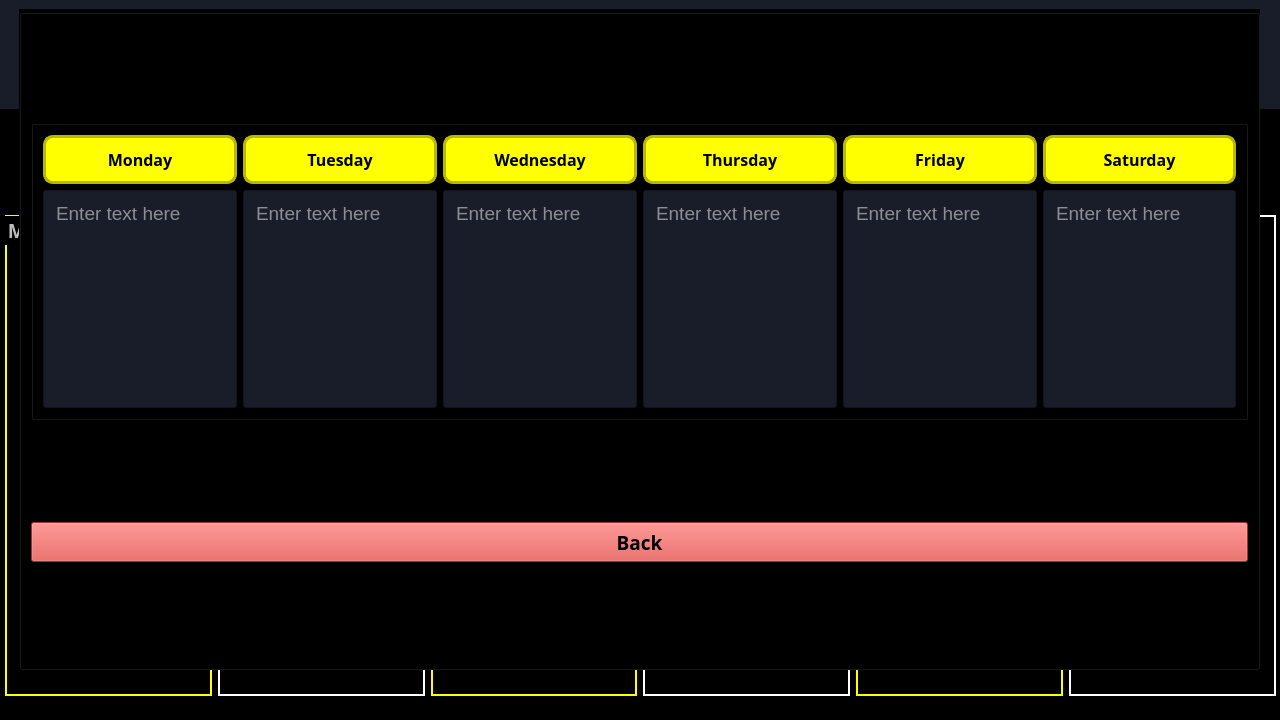
<?xml version="1.0" encoding="UTF-8"?>
<ui version="4.0">
 <class>MainWindow</class>
 <widget class="QMainWindow" name="MainWindow">
  <property name="geometry">
   <rect>
    <x>0</x>
    <y>0</y>
    <width>1280</width>
    <height>720</height>
   </rect>
  </property>
  <property name="sizePolicy">
   <sizepolicy hsizetype="Preferred" vsizetype="Preferred">
    <horstretch>0</horstretch>
    <verstretch>0</verstretch>
   </sizepolicy>
  </property>
  <property name="minimumSize">
   <size>
    <width>1280</width>
    <height>720</height>
   </size>
  </property>
  <property name="maximumSize">
   <size>
    <width>1280</width>
    <height>720</height>
   </size>
  </property>
  <property name="windowTitle">
   <string>MainWindow</string>
  </property>
  <property name="styleSheet">
   <string notr="true">background-color: rgb(0, 0, 0);
color: rgb(188, 188, 188);</string>
  </property>
  <widget class="QWidget" name="centralwidget">
   <property name="font">
    <font>
     <stylestrategy>PreferAntialias</stylestrategy>
    </font>
   </property>
   <widget class="QWidget" name="gridLayoutWidget">
    <property name="geometry">
     <rect>
      <x>0</x>
      <y>0</y>
      <width>1298</width>
      <height>701</height>
     </rect>
    </property>
    <layout class="QGridLayout" name="gridLayout">
     <property name="rightMargin">
      <number>0</number>
     </property>
     <item row="2" column="0">
      <widget class="QLabel" name="label">
       <property name="sizePolicy">
        <sizepolicy hsizetype="Preferred" vsizetype="Fixed">
         <horstretch>0</horstretch>
         <verstretch>0</verstretch>
        </sizepolicy>
       </property>
       <property name="font">
        <font>
         <family>Lucida Console</family>
         <pointsize>45</pointsize>
         <weight>75</weight>
         <bold>true</bold>
         <stylestrategy>PreferAntialias</stylestrategy>
        </font>
       </property>
       <property name="styleSheet">
        <string notr="true">background-color: #191d29;
padding: 20px;
width: 100vw;</string>
       </property>
       <property name="text">
        <string>TO DO LIST</string>
       </property>
       <property name="alignment">
        <set>Qt::AlignCenter</set>
       </property>
      </widget>
     </item>
     <item row="5" column="0">
      <widget class="QGroupBox" name="groupBox">
       <property name="sizePolicy">
        <sizepolicy hsizetype="Expanding" vsizetype="Preferred">
         <horstretch>0</horstretch>
         <verstretch>0</verstretch>
        </sizepolicy>
       </property>
       <property name="styleSheet">
        <string notr="true">border: none;</string>
       </property>
       <property name="title">
        <string/>
       </property>
       <widget class="QWidget" name="horizontalLayoutWidget">
        <property name="geometry">
         <rect>
          <x>5</x>
          <y>10</y>
          <width>1271</width>
          <height>481</height>
         </rect>
        </property>
        <layout class="QHBoxLayout" name="days">
         <item>
          <widget class="QGroupBox" name="monday">
           <property name="sizePolicy">
            <sizepolicy hsizetype="Preferred" vsizetype="Preferred">
             <horstretch>0</horstretch>
             <verstretch>0</verstretch>
            </sizepolicy>
           </property>
           <property name="font">
            <font>
             <family>Input Mono</family>
             <pointsize>14</pointsize>
             <weight>75</weight>
             <bold>true</bold>
             <stylestrategy>PreferAntialias</stylestrategy>
            </font>
           </property>
           <property name="styleSheet">
            <string notr="true">border: 2px solid rgb(255, 255, 0);
padding: 10px;
width: 180px;</string>
           </property>
           <property name="title">
            <string>Monday</string>
           </property>
           <widget class="QListWidget" name="listWidget">
            <property name="geometry">
             <rect>
              <x>10</x>
              <y>30</y>
              <width>181</width>
              <height>441</height>
             </rect>
            </property>
            <property name="maximumSize">
             <size>
              <width>181</width>
              <height>16777215</height>
             </size>
            </property>
            <property name="font">
             <font>
              <family>Input Mono</family>
              <pointsize>16</pointsize>
             </font>
            </property>
            <property name="styleSheet">
             <string notr="true">QListWidget{
border: none;
color: white;
}</string>
            </property>
            <property name="verticalScrollBarPolicy">
             <enum>Qt::ScrollBarAlwaysOff</enum>
            </property>
            <property name="textElideMode">
             <enum>Qt::ElideNone</enum>
            </property>
            <property name="flow">
             <enum>QListView::TopToBottom</enum>
            </property>
            <property name="isWrapping" stdset="0">
             <bool>false</bool>
            </property>
            <property name="resizeMode">
             <enum>QListView::Fixed</enum>
            </property>
            <property name="wordWrap">
             <bool>true</bool>
            </property>
           </widget>
          </widget>
         </item>
         <item>
          <widget class="QGroupBox" name="tuesday">
           <property name="sizePolicy">
            <sizepolicy hsizetype="Preferred" vsizetype="Preferred">
             <horstretch>0</horstretch>
             <verstretch>0</verstretch>
            </sizepolicy>
           </property>
           <property name="font">
            <font>
             <family>Input Mono</family>
             <pointsize>14</pointsize>
             <weight>75</weight>
             <bold>true</bold>
             <stylestrategy>PreferAntialias</stylestrategy>
            </font>
           </property>
           <property name="styleSheet">
            <string notr="true">border: 2px solid white;
padding: 10px;
width: 180px;</string>
           </property>
           <property name="title">
            <string>Tuesday</string>
           </property>
           <widget class="QListWidget" name="listWidget_2">
            <property name="geometry">
             <rect>
              <x>10</x>
              <y>30</y>
              <width>181</width>
              <height>441</height>
             </rect>
            </property>
            <property name="font">
             <font>
              <family>Input Mono</family>
              <pointsize>16</pointsize>
             </font>
            </property>
            <property name="styleSheet">
             <string notr="true">QListWidget{
border: none;
color: white
}</string>
            </property>
            <property name="verticalScrollBarPolicy">
             <enum>Qt::ScrollBarAlwaysOff</enum>
            </property>
            <property name="textElideMode">
             <enum>Qt::ElideNone</enum>
            </property>
            <property name="flow">
             <enum>QListView::TopToBottom</enum>
            </property>
            <property name="wordWrap">
             <bool>true</bool>
            </property>
           </widget>
          </widget>
         </item>
         <item>
          <widget class="QGroupBox" name="wednesday">
           <property name="sizePolicy">
            <sizepolicy hsizetype="Preferred" vsizetype="Preferred">
             <horstretch>0</horstretch>
             <verstretch>0</verstretch>
            </sizepolicy>
           </property>
           <property name="font">
            <font>
             <family>Input Mono</family>
             <pointsize>14</pointsize>
             <weight>75</weight>
             <bold>true</bold>
             <stylestrategy>PreferAntialias</stylestrategy>
            </font>
           </property>
           <property name="styleSheet">
            <string notr="true">border: 2px solid rgb(255, 255, 0);
padding: 10px;
width: 180px;</string>
           </property>
           <property name="title">
            <string>Wednesday</string>
           </property>
           <widget class="QListWidget" name="listWidget_3">
            <property name="geometry">
             <rect>
              <x>10</x>
              <y>30</y>
              <width>181</width>
              <height>441</height>
             </rect>
            </property>
            <property name="font">
             <font>
              <family>Input Mono</family>
              <pointsize>16</pointsize>
             </font>
            </property>
            <property name="styleSheet">
             <string notr="true">QListWidget{
border: none;
color: white;
}</string>
            </property>
            <property name="verticalScrollBarPolicy">
             <enum>Qt::ScrollBarAlwaysOff</enum>
            </property>
            <property name="textElideMode">
             <enum>Qt::ElideNone</enum>
            </property>
            <property name="flow">
             <enum>QListView::TopToBottom</enum>
            </property>
            <property name="wordWrap">
             <bool>true</bool>
            </property>
           </widget>
          </widget>
         </item>
         <item>
          <widget class="QGroupBox" name="thursday">
           <property name="sizePolicy">
            <sizepolicy hsizetype="Preferred" vsizetype="Preferred">
             <horstretch>0</horstretch>
             <verstretch>0</verstretch>
            </sizepolicy>
           </property>
           <property name="font">
            <font>
             <family>Input Mono</family>
             <pointsize>14</pointsize>
             <weight>75</weight>
             <bold>true</bold>
             <stylestrategy>PreferAntialias</stylestrategy>
            </font>
           </property>
           <property name="styleSheet">
            <string notr="true">border: 2px solid white;
padding: 10px;
width: 180px;</string>
           </property>
           <property name="title">
            <string>Thursday</string>
           </property>
           <widget class="QListWidget" name="listWidget_4">
            <property name="geometry">
             <rect>
              <x>10</x>
              <y>30</y>
              <width>181</width>
              <height>441</height>
             </rect>
            </property>
            <property name="font">
             <font>
              <family>Input Mono</family>
              <pointsize>16</pointsize>
             </font>
            </property>
            <property name="styleSheet">
             <string notr="true">QListWidget{
border: none;
color: white
}</string>
            </property>
            <property name="verticalScrollBarPolicy">
             <enum>Qt::ScrollBarAlwaysOff</enum>
            </property>
            <property name="textElideMode">
             <enum>Qt::ElideNone</enum>
            </property>
            <property name="flow">
             <enum>QListView::TopToBottom</enum>
            </property>
            <property name="wordWrap">
             <bool>true</bool>
            </property>
           </widget>
          </widget>
         </item>
         <item>
          <widget class="QGroupBox" name="friday">
           <property name="sizePolicy">
            <sizepolicy hsizetype="Preferred" vsizetype="Preferred">
             <horstretch>0</horstretch>
             <verstretch>0</verstretch>
            </sizepolicy>
           </property>
           <property name="font">
            <font>
             <family>Input Mono</family>
             <pointsize>14</pointsize>
             <weight>75</weight>
             <bold>true</bold>
             <stylestrategy>PreferAntialias</stylestrategy>
            </font>
           </property>
           <property name="styleSheet">
            <string notr="true">border: 2px solid rgb(255, 255, 0);
padding: 10px;
width: 180px;</string>
           </property>
           <property name="title">
            <string>Friday</string>
           </property>
           <widget class="QListWidget" name="listWidget_5">
            <property name="geometry">
             <rect>
              <x>10</x>
              <y>30</y>
              <width>191</width>
              <height>441</height>
             </rect>
            </property>
            <property name="sizePolicy">
             <sizepolicy hsizetype="Expanding" vsizetype="Expanding">
              <horstretch>0</horstretch>
              <verstretch>0</verstretch>
             </sizepolicy>
            </property>
            <property name="font">
             <font>
              <family>Input Mono</family>
              <pointsize>16</pointsize>
             </font>
            </property>
            <property name="styleSheet">
             <string notr="true">QListWidget{
border: none;
color: white;
}</string>
            </property>
            <property name="verticalScrollBarPolicy">
             <enum>Qt::ScrollBarAlwaysOff</enum>
            </property>
            <property name="textElideMode">
             <enum>Qt::ElideNone</enum>
            </property>
            <property name="verticalScrollMode">
             <enum>QAbstractItemView::ScrollPerItem</enum>
            </property>
            <property name="isWrapping" stdset="0">
             <bool>false</bool>
            </property>
            <property name="wordWrap">
             <bool>true</bool>
            </property>
           </widget>
          </widget>
         </item>
         <item>
          <widget class="QGroupBox" name="saturday">
           <property name="sizePolicy">
            <sizepolicy hsizetype="Preferred" vsizetype="Preferred">
             <horstretch>0</horstretch>
             <verstretch>0</verstretch>
            </sizepolicy>
           </property>
           <property name="font">
            <font>
             <family>Input Mono</family>
             <pointsize>14</pointsize>
             <weight>75</weight>
             <bold>true</bold>
             <stylestrategy>PreferAntialias</stylestrategy>
            </font>
           </property>
           <property name="styleSheet">
            <string notr="true">border: 2px solid white;
padding: 10px;
width: 180px;</string>
           </property>
           <property name="title">
            <string>Saturday</string>
           </property>
           <widget class="QListWidget" name="listWidget_6">
            <property name="geometry">
             <rect>
              <x>10</x>
              <y>30</y>
              <width>181</width>
              <height>441</height>
             </rect>
            </property>
            <property name="font">
             <font>
              <family>Input Mono</family>
              <pointsize>16</pointsize>
             </font>
            </property>
            <property name="styleSheet">
             <string notr="true">QListWidget{
border: none;
color: white
}</string>
            </property>
            <property name="verticalScrollBarPolicy">
             <enum>Qt::ScrollBarAlwaysOff</enum>
            </property>
            <property name="textElideMode">
             <enum>Qt::ElideNone</enum>
            </property>
            <property name="flow">
             <enum>QListView::TopToBottom</enum>
            </property>
            <property name="wordWrap">
             <bool>true</bool>
            </property>
           </widget>
          </widget>
         </item>
        </layout>
        <zorder>tuesday</zorder>
        <zorder>wednesday</zorder>
        <zorder>thursday</zorder>
        <zorder>friday</zorder>
        <zorder>saturday</zorder>
        <zorder>monday</zorder>
       </widget>
      </widget>
     </item>
     <item row="3" column="0">
      <widget class="QPushButton" name="add">
       <property name="sizePolicy">
        <sizepolicy hsizetype="Fixed" vsizetype="Fixed">
         <horstretch>0</horstretch>
         <verstretch>0</verstretch>
        </sizepolicy>
       </property>
       <property name="font">
        <font>
         <family>InputMono Black</family>
         <pointsize>12</pointsize>
         <weight>75</weight>
         <bold>true</bold>
         <stylestrategy>PreferAntialias</stylestrategy>
        </font>
       </property>
       <property name="cursor">
        <cursorShape>PointingHandCursor</cursorShape>
       </property>
       <property name="layoutDirection">
        <enum>Qt::LeftToRight</enum>
       </property>
       <property name="styleSheet">
        <string notr="true">QPushButton{
background-color: rgb(255, 255, 0);
color: black;
border: 3px solid rgb(171, 171, 0);
width: 200px;
margin-left: 540px;
margin-right: 540px;
padding: 5px;
}
QPushButton:hover{
	background-color: rgb(208, 208, 0);
	border-color: rgb(145, 145, 0);
}</string>
       </property>
       <property name="text">
        <string>Add</string>
       </property>
      </widget>
     </item>
     <item row="4" column="0">
      <widget class="QPushButton" name="pushButton_7">
       <property name="sizePolicy">
        <sizepolicy hsizetype="Fixed" vsizetype="Fixed">
         <horstretch>0</horstretch>
         <verstretch>0</verstretch>
        </sizepolicy>
       </property>
       <property name="font">
        <font>
         <family>InputMono Black</family>
         <pointsize>12</pointsize>
         <weight>75</weight>
         <bold>true</bold>
         <stylestrategy>PreferAntialias</stylestrategy>
        </font>
       </property>
       <property name="styleSheet">
        <string notr="true">QPushButton{
background-color: rgb(255, 255, 0);
color: black;
border: 3px solid rgb(171, 171, 0);
width: 200px;
margin-left: 540px;
margin-right: 540px;
padding: 5px;
}
QPushButton:hover{
	background-color: rgb(208, 208, 0);
	border-color: rgb(145, 145, 0);
}</string>
       </property>
       <property name="text">
        <string>Delete done tasks</string>
       </property>
      </widget>
     </item>
    </layout>
   </widget>
   <widget class="QGroupBox" name="groupBox_2">
    <property name="geometry">
     <rect>
      <x>19</x>
      <y>9</y>
      <width>1241</width>
      <height>661</height>
     </rect>
    </property>
    <property name="title">
     <string/>
    </property>
    <layout class="QGridLayout" name="gridLayout_3">
     <item row="0" column="0">
      <widget class="QGroupBox" name="Input">
       <property name="sizePolicy">
        <sizepolicy hsizetype="Preferred" vsizetype="Fixed">
         <horstretch>0</horstretch>
         <verstretch>0</verstretch>
        </sizepolicy>
       </property>
       <property name="minimumSize">
        <size>
         <width>0</width>
         <height>300</height>
        </size>
       </property>
       <layout class="QGridLayout" name="gridLayout_2">
        <item row="0" column="3">
         <widget class="QPushButton" name="pushButton_4">
          <property name="sizePolicy">
           <sizepolicy hsizetype="Minimum" vsizetype="Fixed">
            <horstretch>0</horstretch>
            <verstretch>0</verstretch>
           </sizepolicy>
          </property>
          <property name="font">
           <font>
            <family>Input Mono</family>
            <pointsize>12</pointsize>
            <weight>75</weight>
            <bold>true</bold>
           </font>
          </property>
          <property name="cursor">
           <cursorShape>PointingHandCursor</cursorShape>
          </property>
          <property name="styleSheet">
           <string notr="true">QPushButton{
background-color: rgb(255, 255, 0);
color: black;
border-radius: 10px;
border: 3px solid rgb(184, 184, 0);
padding:10px;
}
QPushButton:hover{
	
	background-color: rgb(194, 194, 0);
	border-color: rgb(122, 122, 0);
}</string>
          </property>
          <property name="text">
           <string>Thursday</string>
          </property>
         </widget>
        </item>
        <item row="0" column="1">
         <widget class="QPushButton" name="pushButton_2">
          <property name="sizePolicy">
           <sizepolicy hsizetype="Minimum" vsizetype="Fixed">
            <horstretch>0</horstretch>
            <verstretch>0</verstretch>
           </sizepolicy>
          </property>
          <property name="font">
           <font>
            <family>Input Mono</family>
            <pointsize>12</pointsize>
            <weight>75</weight>
            <bold>true</bold>
           </font>
          </property>
          <property name="cursor">
           <cursorShape>PointingHandCursor</cursorShape>
          </property>
          <property name="styleSheet">
           <string notr="true">QPushButton{
background-color: rgb(255, 255, 0);
color: black;
border-radius: 10px;
border: 3px solid rgb(184, 184, 0);
padding:10px;
}
QPushButton:hover{
	
	background-color: rgb(194, 194, 0);
	border-color: rgb(122, 122, 0);
}</string>
          </property>
          <property name="text">
           <string>Tuesday</string>
          </property>
         </widget>
        </item>
        <item row="1" column="0">
         <widget class="QLineEdit" name="lineEdit">
          <property name="sizePolicy">
           <sizepolicy hsizetype="Minimum" vsizetype="Minimum">
            <horstretch>0</horstretch>
            <verstretch>0</verstretch>
           </sizepolicy>
          </property>
          <property name="font">
           <font>
            <pointsize>14</pointsize>
           </font>
          </property>
          <property name="styleSheet">
           <string notr="true">background-color: rgb(25, 29, 41);
color: rgb(255, 255, 255);
padding: 10px;</string>
          </property>
          <property name="text">
           <string/>
          </property>
          <property name="alignment">
           <set>Qt::AlignLeading|Qt::AlignLeft|Qt::AlignTop</set>
          </property>
          <property name="placeholderText">
           <string>Enter text here</string>
          </property>
         </widget>
        </item>
        <item row="1" column="5">
         <widget class="QLineEdit" name="lineEdit_6">
          <property name="sizePolicy">
           <sizepolicy hsizetype="Minimum" vsizetype="Minimum">
            <horstretch>0</horstretch>
            <verstretch>0</verstretch>
           </sizepolicy>
          </property>
          <property name="font">
           <font>
            <pointsize>14</pointsize>
           </font>
          </property>
          <property name="styleSheet">
           <string notr="true">background-color: rgb(25, 29, 41);
color: rgb(255, 255, 255);
padding: 10px;</string>
          </property>
          <property name="alignment">
           <set>Qt::AlignLeading|Qt::AlignLeft|Qt::AlignTop</set>
          </property>
          <property name="placeholderText">
           <string>Enter text here</string>
          </property>
         </widget>
        </item>
        <item row="1" column="2">
         <widget class="QLineEdit" name="lineEdit_3">
          <property name="sizePolicy">
           <sizepolicy hsizetype="Minimum" vsizetype="Minimum">
            <horstretch>0</horstretch>
            <verstretch>0</verstretch>
           </sizepolicy>
          </property>
          <property name="font">
           <font>
            <pointsize>14</pointsize>
           </font>
          </property>
          <property name="styleSheet">
           <string notr="true">background-color: rgb(25, 29, 41);
color: rgb(255, 255, 255);
padding: 10px;</string>
          </property>
          <property name="alignment">
           <set>Qt::AlignLeading|Qt::AlignLeft|Qt::AlignTop</set>
          </property>
          <property name="placeholderText">
           <string>Enter text here</string>
          </property>
         </widget>
        </item>
        <item row="1" column="4">
         <widget class="QLineEdit" name="lineEdit_5">
          <property name="sizePolicy">
           <sizepolicy hsizetype="Minimum" vsizetype="Minimum">
            <horstretch>0</horstretch>
            <verstretch>0</verstretch>
           </sizepolicy>
          </property>
          <property name="font">
           <font>
            <pointsize>14</pointsize>
           </font>
          </property>
          <property name="styleSheet">
           <string notr="true">background-color: rgb(25, 29, 41);
color: rgb(255, 255, 255);
padding: 10px;</string>
          </property>
          <property name="alignment">
           <set>Qt::AlignLeading|Qt::AlignLeft|Qt::AlignTop</set>
          </property>
          <property name="placeholderText">
           <string>Enter text here</string>
          </property>
         </widget>
        </item>
        <item row="1" column="3">
         <widget class="QLineEdit" name="lineEdit_4">
          <property name="sizePolicy">
           <sizepolicy hsizetype="Minimum" vsizetype="Minimum">
            <horstretch>0</horstretch>
            <verstretch>0</verstretch>
           </sizepolicy>
          </property>
          <property name="font">
           <font>
            <pointsize>14</pointsize>
           </font>
          </property>
          <property name="styleSheet">
           <string notr="true">background-color: rgb(25, 29, 41);
color: rgb(255, 255, 255);
padding: 10px;</string>
          </property>
          <property name="alignment">
           <set>Qt::AlignLeading|Qt::AlignLeft|Qt::AlignTop</set>
          </property>
          <property name="placeholderText">
           <string>Enter text here</string>
          </property>
         </widget>
        </item>
        <item row="0" column="0">
         <widget class="QPushButton" name="pushButton">
          <property name="sizePolicy">
           <sizepolicy hsizetype="Minimum" vsizetype="Fixed">
            <horstretch>0</horstretch>
            <verstretch>0</verstretch>
           </sizepolicy>
          </property>
          <property name="font">
           <font>
            <family>Input Mono</family>
            <pointsize>12</pointsize>
            <weight>75</weight>
            <bold>true</bold>
           </font>
          </property>
          <property name="cursor">
           <cursorShape>PointingHandCursor</cursorShape>
          </property>
          <property name="styleSheet">
           <string notr="true">QPushButton{
background-color: rgb(255, 255, 0);
color: black;
border-radius: 10px;
border: 3px solid rgb(184, 184, 0);
padding:10px;
}
QPushButton:hover{
	
	background-color: rgb(194, 194, 0);
	border-color: rgb(122, 122, 0);
}</string>
          </property>
          <property name="text">
           <string>Monday</string>
          </property>
         </widget>
        </item>
        <item row="0" column="4">
         <widget class="QPushButton" name="pushButton_5">
          <property name="sizePolicy">
           <sizepolicy hsizetype="Minimum" vsizetype="Fixed">
            <horstretch>0</horstretch>
            <verstretch>0</verstretch>
           </sizepolicy>
          </property>
          <property name="font">
           <font>
            <family>Input Mono</family>
            <pointsize>12</pointsize>
            <weight>75</weight>
            <bold>true</bold>
           </font>
          </property>
          <property name="cursor">
           <cursorShape>PointingHandCursor</cursorShape>
          </property>
          <property name="styleSheet">
           <string notr="true">QPushButton{
background-color: rgb(255, 255, 0);
color: black;
border-radius: 10px;
border: 3px solid rgb(184, 184, 0);
padding:10px;
}
QPushButton:hover{
	
	background-color: rgb(194, 194, 0);
	border-color: rgb(122, 122, 0);
}</string>
          </property>
          <property name="text">
           <string>Friday</string>
          </property>
         </widget>
        </item>
        <item row="1" column="1">
         <widget class="QLineEdit" name="lineEdit_2">
          <property name="sizePolicy">
           <sizepolicy hsizetype="Minimum" vsizetype="Minimum">
            <horstretch>0</horstretch>
            <verstretch>0</verstretch>
           </sizepolicy>
          </property>
          <property name="font">
           <font>
            <pointsize>14</pointsize>
           </font>
          </property>
          <property name="styleSheet">
           <string notr="true">background-color: rgb(25, 29, 41);
color: rgb(255, 255, 255);
padding: 10px;</string>
          </property>
          <property name="alignment">
           <set>Qt::AlignLeading|Qt::AlignLeft|Qt::AlignTop</set>
          </property>
          <property name="placeholderText">
           <string>Enter text here</string>
          </property>
         </widget>
        </item>
        <item row="0" column="2">
         <widget class="QPushButton" name="pushButton_3">
          <property name="sizePolicy">
           <sizepolicy hsizetype="Minimum" vsizetype="Fixed">
            <horstretch>0</horstretch>
            <verstretch>0</verstretch>
           </sizepolicy>
          </property>
          <property name="font">
           <font>
            <family>Input Mono</family>
            <pointsize>12</pointsize>
            <weight>75</weight>
            <bold>true</bold>
           </font>
          </property>
          <property name="cursor">
           <cursorShape>PointingHandCursor</cursorShape>
          </property>
          <property name="styleSheet">
           <string notr="true">QPushButton{
background-color: rgb(255, 255, 0);
color: black;
border-radius: 10px;
border: 3px solid rgb(184, 184, 0);
padding:10px;
}
QPushButton:hover{
	
	background-color: rgb(194, 194, 0);
	border-color: rgb(122, 122, 0);
}</string>
          </property>
          <property name="text">
           <string>Wednesday</string>
          </property>
         </widget>
        </item>
        <item row="0" column="5">
         <widget class="QPushButton" name="pushButton_6">
          <property name="sizePolicy">
           <sizepolicy hsizetype="Minimum" vsizetype="Fixed">
            <horstretch>0</horstretch>
            <verstretch>0</verstretch>
           </sizepolicy>
          </property>
          <property name="font">
           <font>
            <family>Input Mono</family>
            <pointsize>12</pointsize>
            <weight>75</weight>
            <bold>true</bold>
           </font>
          </property>
          <property name="cursor">
           <cursorShape>PointingHandCursor</cursorShape>
          </property>
          <property name="styleSheet">
           <string notr="true">QPushButton{
background-color: rgb(255, 255, 0);
color: black;
border-radius: 10px;
border: 3px solid rgb(184, 184, 0);
padding:10px;
}
QPushButton:hover{
	
	background-color: rgb(194, 194, 0);
	border-color: rgb(122, 122, 0);
}</string>
          </property>
          <property name="text">
           <string>Saturday</string>
          </property>
         </widget>
        </item>
       </layout>
      </widget>
     </item>
     <item row="1" column="0">
      <widget class="QPushButton" name="pushButton_8">
       <property name="sizePolicy">
        <sizepolicy hsizetype="Preferred" vsizetype="Fixed">
         <horstretch>0</horstretch>
         <verstretch>0</verstretch>
        </sizepolicy>
       </property>
       <property name="minimumSize">
        <size>
         <width>0</width>
         <height>40</height>
        </size>
       </property>
       <property name="font">
        <font>
         <family>Input Mono</family>
         <pointsize>14</pointsize>
         <weight>75</weight>
         <bold>true</bold>
         <stylestrategy>PreferAntialias</stylestrategy>
        </font>
       </property>
       <property name="cursor">
        <cursorShape>PointingHandCursor</cursorShape>
       </property>
       <property name="styleSheet">
        <string notr="true">background-color: rgb(216, 71, 66);
color: rgb(0, 0, 0);</string>
       </property>
       <property name="text">
        <string>Back</string>
       </property>
      </widget>
     </item>
    </layout>
   </widget>
  </widget>
  <widget class="QMenuBar" name="menubar">
   <property name="geometry">
    <rect>
     <x>0</x>
     <y>0</y>
     <width>1280</width>
     <height>21</height>
    </rect>
   </property>
  </widget>
  <widget class="QStatusBar" name="statusbar"/>
 </widget>
 <resources/>
 <connections/>
</ui>
